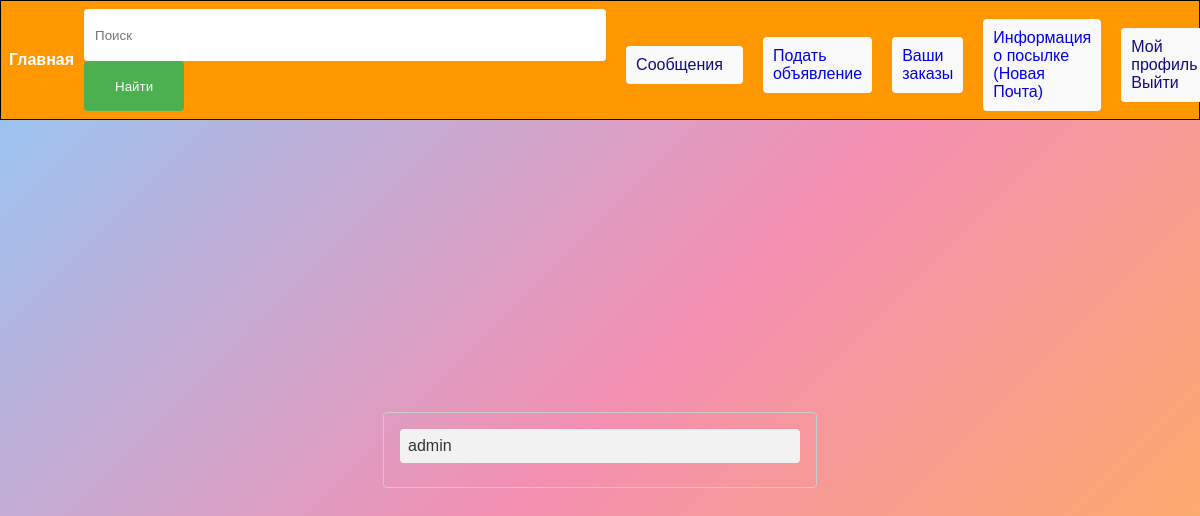
Before: /seller-messages/odyag-cholovichij-bezkoshtovno/ (signed in) with the older database file.
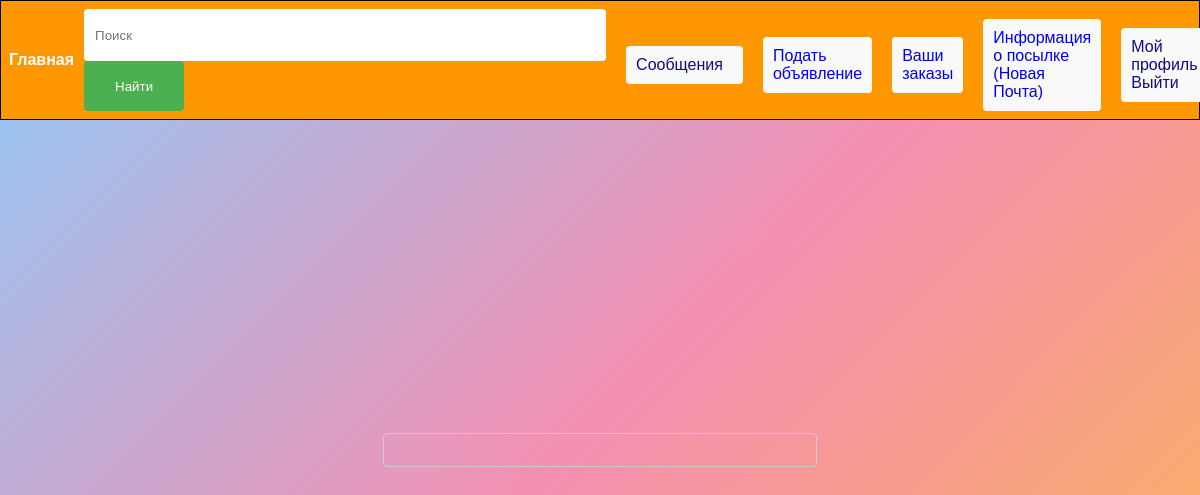
After: the same page with the newer database file.
### bboard/models.py (models this page shows, shortened)
class Chat(models.Model):
    sender = models.ForeignKey(User, related_name='sent_chats', on_delete=models.CASCADE, null=True)
    receiver = models.ForeignKey(User, related_name='received_chats', on_delete=models.CASCADE, null=True)
    product = models.ForeignKey(Product, on_delete=models.CASCADE)
    created_at = models.DateTimeField(auto_now_add=True)
    last_message = models.ForeignKey('Message', null=True, blank=True, on_delete=models.SET_NULL,
                                     related_name='chat_messages')

### accounts/models.py (models this page shows)
class User(AbstractUser):
    phone_number = models.CharField(max_length=20)
    city = models.CharField(max_length=100, choices=CITY_CHOICES)

### bboard/views.py (the view)
# urls.py: path("seller-messages/<slug:slug>/", views.seller_messages, name="seller_messages"),
def seller_messages(request, slug):
    product = get_object_or_404(Product, slug=slug)
    chats = Chat.objects.filter(receiver=request.user, product=product)
    return render(request, "products/seller_messages.html", {"chats": chats, "product": product})

### templates/products/seller_messages.html (shortened to what this page needs)
{% extends 'base.html' %}
{% block content %}
    <div class="container">
        <div class="chat-list">
            {% for chat in chats %}
                <div class="chat-item">
                    <a href="{% url 'chat' chat.id %}" class="chat-link">
                        <div class="username">
                            {{ chat.sender.username }}
                        </div>
                    </a>
                </div>
            {% endfor %}
        </div>
    </div>
{% endblock %}

Changed rows visible on the page:
removed Chat: sender.username "admin"
